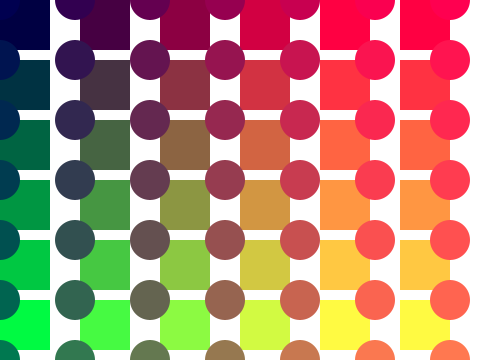
Frame 1 (no input)
Frame 60 (the mouse pressed at the canvas centre just before this capture): identical to frame 1, image omitted
Frame 120 (the mouse held since frame 60 and released just before this capture): identical to frame 1, image omitted

The Processing sketch that drew this single still picture (run headless with seeded random() and noise(); from frame 60 on, the mouse is pressed at the canvas centre):

// Processing sketch: processing_187034
// ── processing_187034.pde

//Jenny Na
//DMS 110
//DUE 2.24.2015
//for function
//pattern line
//source: http://www.openprocessing.org/sketch/186852-created by Nick Kreuter
// http://www.openprocessing.org/sketch/186803-created by Su Hyun Nam 

void setup(){
  size(480,360);
}
 
void draw(){ background(255,255,255);
  for(int i = 0; i<width; i = i + 1){ //initialize,condition,code,expression
  for(int j = 0; j<height; j = j + 1){
  noStroke();

  fill(i*70,j*50,66);
  rect(i*80,j*60,50,50);
 fill(i*50, j*20,80);
  ellipse(i*75,j*60,40,40);
  
 
  }
}
}
